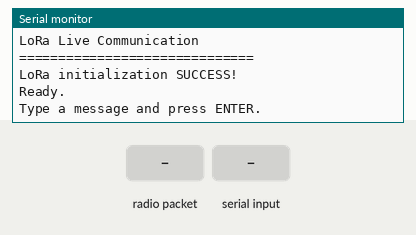
Bench run of a sketch on a simulated ESP32. Shown: the last lines printed to the serial monitor. Inputs (shaded band) come from the test bench. No radio packets arrive unless stated.

Above: at 2.2 s.
2.3 s: radio packet "1" arrives
At 3.5 s:
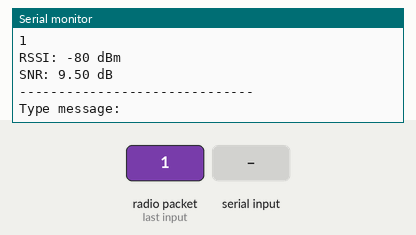
3.8 s: "1\n" received over Serial
At 4.4 s:
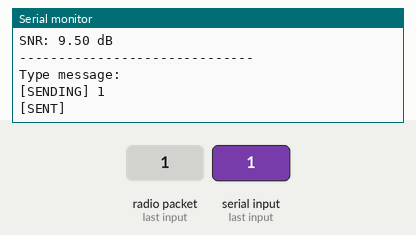

Measured:
- after the input at 2.3 s, the serial monitor: prints a new line at once (image 1)
- after the input at 3.8 s, the serial monitor: prints a new line at once (image 2)

The sketch:

LORA_communication.ino
```cpp
#include <SPI.h>
#include <LoRa.h>

#define LORA_SCK   18
#define LORA_MISO  19
#define LORA_MOSI  23
#define LORA_SS     5
#define LORA_RST   14
#define LORA_DIO0  26

#define LORA_FREQUENCY 433E6

#define DEVICE_NAME "ESP32-1"


void setup() {

  Serial.begin(115200);
  delay(1000);

  Serial.println();
  Serial.println("==============================");
  Serial.println(DEVICE_NAME);
  Serial.println("LoRa Live Communication");
  Serial.println("==============================");

  SPI.begin(
    LORA_SCK,
    LORA_MISO,
    LORA_MOSI,
    LORA_SS
  );

  LoRa.setPins(
    LORA_SS,
    LORA_RST,
    LORA_DIO0
  );

  if (!LoRa.begin(LORA_FREQUENCY)) {

    Serial.println("LoRa initialization FAILED!");

    while (1) {
      delay(1000);
    }
  }

  Serial.println("LoRa initialization SUCCESS!");
  Serial.println("Ready.");
  Serial.println();
  Serial.println("Type a message and press ENTER.");
  Serial.println();
}


void loop() {

  int packetSize = LoRa.parsePacket();

  if (packetSize) {

    String receivedMessage = "";

    while (LoRa.available()) {
      receivedMessage += (char)LoRa.read();
    }

    Serial.println();
    Serial.println("------------------------------");
    Serial.println("[RECEIVED]");
    Serial.println(receivedMessage);

    Serial.print("RSSI: ");
    Serial.print(LoRa.packetRssi());
    Serial.println(" dBm");

    Serial.print("SNR: ");
    Serial.print(LoRa.packetSnr());
    Serial.println(" dB");

    Serial.println("------------------------------");
    Serial.println("Type message:");
  }


  if (Serial.available()) {

    String message = Serial.readStringUntil('\n');

    message.trim();

    if (message.length() > 0) {

      Serial.print("[SENDING] ");
      Serial.println(message);

      LoRa.beginPacket();

      LoRa.print(DEVICE_NAME);

      LoRa.print(": ");

      LoRa.print(message);
      LoRa.endPacket();

      Serial.println("[SENT]");
      Serial.println();
    }
  }
}
```
